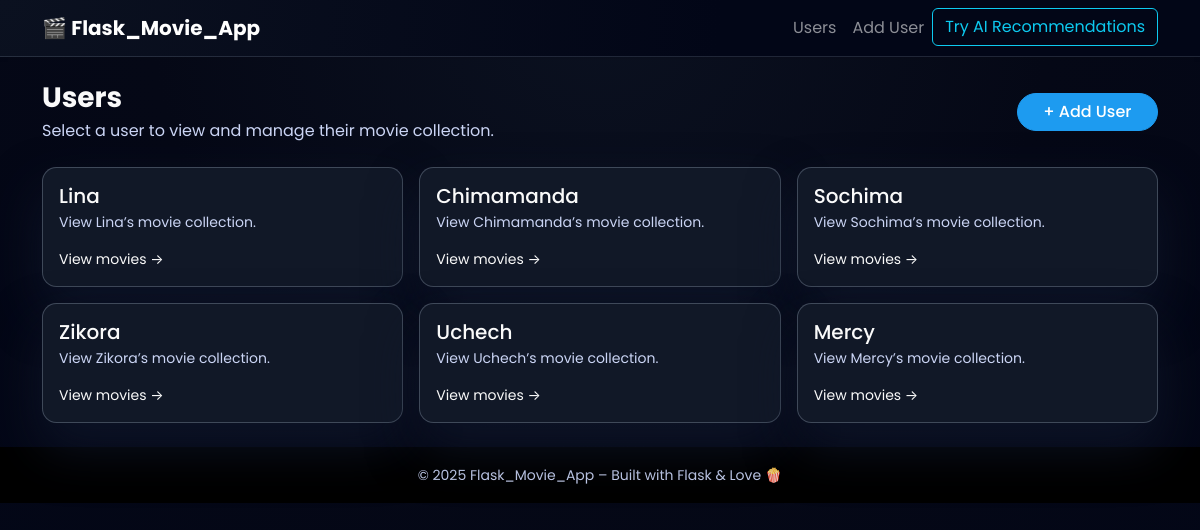
The app's page /users, older data.
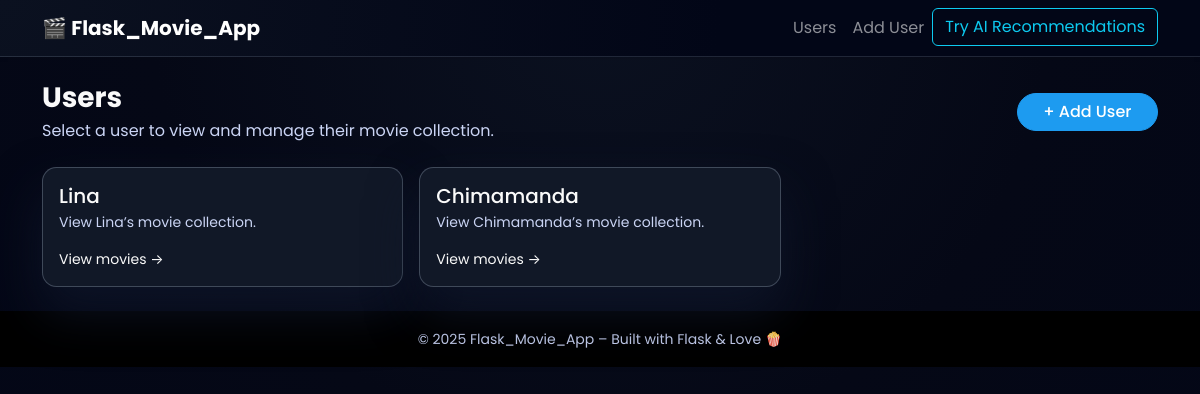
The same page, newer data.
### models.py (models this page shows)
class User(db.Model):
    __tablename__ = "users"
    id = db.Column(db.Integer, primary_key=True)
    name = db.Column(db.String(100), nullable=False)
    movies = db.relationship(
        "Movie",
        back_populates="user",
        cascade="all, delete-orphan",
    )
    reviews = db.relationship(
        "Review",
        back_populates="user",
        cascade="all, delete-orphan",
    )

### app.py (the view)
@app.route("/users")
def list_users():
	try:
		users = data_manager.get_all_users()
	except SQLAlchemyError as e:
		app.logger.error(f"DB error while listing users: {e}")
		abort(500)
	return render_template("users.html", users=users)

### datamanager/sqlite_data_manager.py (called while the page is built)
    def get_all_users(self) -> List[User]:
        return self.session.query(User).all()

### templates/users.html (shortened to what this page needs)
{% extends "base.html" %}
{% block content %}
  <div class="d-flex justify-content-between align-items-center mb-4">
    <div>
      <h1 class="h3 fw-bold mb-1">Users</h1>
      <p class="text-secondary mb-0">
        Select a user to view and manage their movie collection.
      </p>
    </div>
    <a href="{{ url_for('add_user') }}" class="btn btn-primary">
      + Add User
    </a>
  </div>
  {% if users %}
    <div class="row g-3 mb-25">
      {% for user in users %}
        <div class="col-12 col-md-6 col-lg-4">
          <a href="{{ url_for('user_movies', user_id=user['id']) }}" class="text-decoration-none">
            <div class="card user-card h-100">
              <div class="card-body d-flex flex-column">
                <h2 class="h5 mb-1 text-truncate">{{ user['name'] }}</h2>
                <p class="text-secondary mb-3 small">
                  View {{ user['name'] }}’s movie collection.
                </p>
                <span class="mt-auto small">
                  View movies →
                </span>
              </div>
            </div>
          </a>
        </div>
      {% endfor %}
    </div>
  {% endif %}
{% endblock %}

### templates/base.html (shortened to what this page needs)
<!doctype html>
<html lang="en">
<head>
  <link
    href="https://cdn.jsdelivr.net/npm/bootstrap@5.3.3/dist/css/bootstrap.min.css"
    rel="stylesheet"
  >
  <link rel="stylesheet" href="{{ url_for('static', filename='css/style.css') }}">
</head>
<body>
  <nav class="navbar navbar-expand-lg navbar-dark bg-black shadow-sm">
    <div class="container">
      <a class="navbar-brand fw-bold" href="{{ url_for('index') }}">
        🎬 Flask_Movie_App
      </a>
      <div class="collapse navbar-collapse" id="navbarNav">
        <ul class="navbar-nav ms-auto">
          <li class="nav-item">
            <a class="nav-link" href="{{ url_for('list_users') }}">Users</a>
          </li>
          <li class="nav-item">
            <a class="nav-link" href="{{ url_for('add_user') }}">Add User</a>
          </li>
          <li class="nav-item">
            <a href="{{ url_for('ai_recommendations') }}" class="btn btn-outline-info">
              Try AI Recommendations
            </a>
          </li>
        </ul>
      </div>
    </div>
  </nav>
  <main class="container py-4">
    {% block content %}{% endblock %}
  </main>
  <footer class="bg-black text-center text-secondary py-3 mt-auto">
    <small>&copy; {{ 2025 }} Flask_Movie_App – Built with Flask & Love 🍿</small>
  </footer>
</body>
</html>

### static/css/style.css (style rules this page uses)
:root { --bg-main: #050816; --bg-card: #111827; --accent: #1d9bf0; --accent-soft: rgba(29, 155, 240, 0.4); }
body { font-family: "Poppins", system-ui, -apple-system, BlinkMacSystemFont, "Segoe UI", sans-serif; background: radial-gradient(circle at top, #0b1120 0, var(--bg-main) 45%, #020617 100%); color: #fafafa; min-height: 100vh; }
.text-secondary { color: #cbd5f5 !important; }
.navbar { background: radial-gradient(circle at top left, #0b1120, #020617 60%) !important; border-bottom: 1px solid rgba(148, 163, 184, 0.2); }
.btn-primary { background: var(--accent); border-color: var(--accent); font-weight: 500; border-radius: 999px; padding-inline: 1.6rem; }
.user-card, .movie-card { background: var(--bg-card); border-radius: 0.9rem; border: 1px solid rgba(148, 163, 184, 0.35); box-shadow: 0 25px 50px rgba(15, 23, 42, 0.8); transition: transform 0.18s ease, box-shadow 0.18s ease, border-color 0.18s ease, background 0.18s ease; }
.h5, .h4, .h6, span, label { color: #fafafa }

Row changes from the older to the newer data that the page shows:
removed User: name "Sochima"
removed User: name "Zikora"
removed User: name "Uchech"
removed User: name "Mercy"
